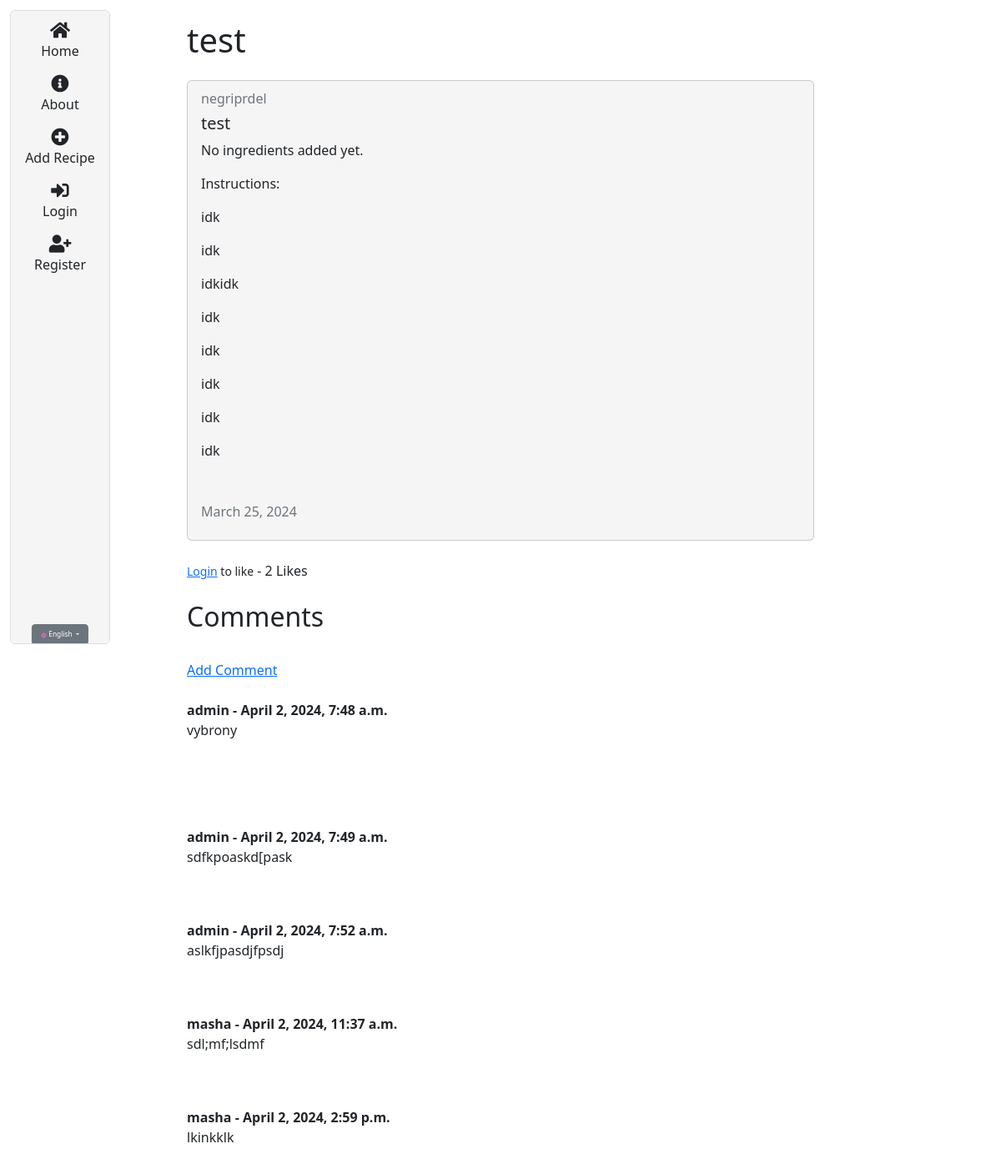
Page /en/recipe/11 on the committed database.
### recipes/models.py (models this page shows, shortened)
class Recipe(models.Model):
  title = models.CharField(max_length=100)
  description = RichTextField(blank=True, null=True)
  author = models.ForeignKey(User, on_delete=models.CASCADE)
  created_at = models.DateTimeField(auto_now_add=True)
  updated_at = models.DateTimeField(auto_now=True)
  ingredients = models.ManyToManyField(Ingredient, related_name='recipes')
  likes = models.ManyToManyField(User, related_name='blog_posts')
  class Meta:
    ordering = ['-created_at']
  def total_likes(self):
    return self.likes.count()

class Comment(models.Model):
  post = models.ForeignKey(Recipe, related_name="comments", on_delete=models.CASCADE)
  name = models.CharField(max_length=255)
  body = RichTextField(blank=True, null=True)
  date_added = models.DateTimeField(auto_now_add=True)

### recipes/views.py (the view)
# urls.py: path('recipe/<int:pk>', views.RecipeDetailView.as_view(), name="recipes-detail"),
class RecipeDetailView(DetailView):
  model = models.Recipe
  template_name = 'recipes/recipe_detail.html'
  def get_context_data(self, *args, **kwargs):
    context = super(RecipeDetailView, self).get_context_data(*args, **kwargs)
    stuff = get_object_or_404(models.Recipe, id=self.kwargs['pk'])
    total_likes = stuff.total_likes()
    liked = False
    if stuff.likes.filter(id=self.request.user.id).exists():
        liked = True
    context["total_likes"] = total_likes
    context["liked"] = liked
    return context

### recipes/templates/recipes/recipe_detail.html (shortened to what this page needs)
{% extends "recipes/box.html" %}
{% load i18n %}
{% block content %}
<div class="container">
  <h1>{{ object.title }}</h1>
  <div class="card my-4">
    <div class="card-body">
      <h6 class="card-subtitle mb-2 text-muted">{{ object.author }}</h6>
      <h5 class="card-title">{{ object.title }}</h5>
      {% if object.ingredients.all|length %}
        <h6>{% trans "Ingredients:" %}</h6>
        <ul>
          {% for ingredient in object.ingredients.all %}
          <li>{{ ingredient.name }}</li>
          {% endfor %}
        </ul>
      {% else %}
        <p>{% trans "No ingredients added yet." %}</p>
      {% endif %}
      <p class="card-text">{% trans "Instructions:" %} {{ object.description|safe }}</p>
      <h6 class="card-subtitle mb-2 text-muted">
        {{ object.updated_at|date:"F d, Y" }}
      </h6>
    </div>
  </div>
  <form action="{% url 'like_post' object.pk %}"method = "POST">
  {% if user.is_authenticated %}
    {% if liked %}
      <button type="submit", name="object_id", value="{{ object.id }}", class="btn btn-danger btn-sm">{% trans "Unlike" %}</button>
    {% else %}
      <button type="submit", name="object_id", value="{{ object.id }}", class="btn btn-primary btn-sm">{% trans "Like" %}</button>
    {% endif %}
  {% else %}
    <small><a href="{% url 'login' %}">{% trans "Login" %}</a> {% trans "to like" %}</small>
  {% endif %}
    - {{ total_likes }} {% trans "Likes" %}
  </form>
<br>
<h2>{% trans "Comments" %}</h2>
<br/>
{% if not object.comments.all %}
  {% trans "No Comments Yet..." %}<a href="{% url 'add_comment' object.pk %}">{% trans "Add one" %}</a>
{% else %}
<a href="{% url 'add_comment' object.pk %}">{% trans "Add Comment" %}</a>
<br/><br/>
  {% for comment in object.comments.all %}
    <strong>
      {{ comment.name }} -
      {{ comment.date_added }}
    </strong>
    <br/>
    {{ comment.body | safe }}
    <br/><br/>
  {% endfor %}
{% endif %}
<br/>
</div>
{% endblock content %}

### recipes/static/recipes/base.css (style rules this page uses)
.card { background-color: whitesmoke; transition: transform 0.3s ease-in-out; }

### rows in the picture
Recipe: title "test", author "negriprdel", description "idk idk idkidk idk idk idk idk idk", updated_at "March 25, 2024"
Comment: name "admin", date_added "April 2, 2024, 7:48 a.m.", body "vybrony"
Comment: name "admin", date_added "April 2, 2024, 7:49 a.m.", body "sdfkpoaskd[pask"
Comment: name "admin", date_added "April 2, 2024, 7:52 a.m.", body "aslkfjpasdjfpsdj"
Comment: name "masha", date_added "April 2, 2024, 11:37 a.m.", body "sdl;mf;lsdmf"
Comment: name "masha", date_added "April 2, 2024, 2:59 p.m.", body "lkinkklk"

### other values in the picture
{{ total_likes }} "2"
